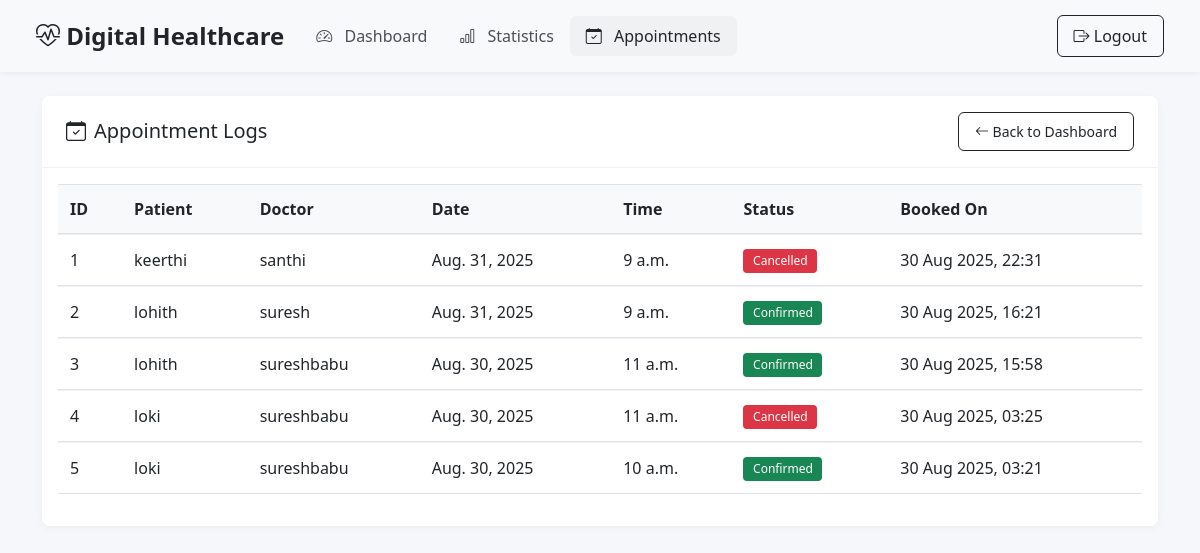
Screenshot of /admin-appointments/ with the database file from the repository.
### dhealth/models.py (models this page shows, shortened)
class Booking(models.Model):
    doc = models.ForeignKey(Profile, on_delete=models.CASCADE, related_name='d')
    pat = models.ForeignKey(Profile, on_delete=models.CASCADE, related_name='p')
    slot = models.ForeignKey(Slot, on_delete=models.CASCADE)
    created = models.DateTimeField(auto_now_add=True)
    status = models.CharField(max_length=20, default='confirmed')
    FEEDBACK_CHOICES = [(i, str(i)) for i in range(1, 6)]
    feedback_rating = models.PositiveSmallIntegerField(choices=FEEDBACK_CHOICES, null=True, blank=True)
    feedback_comment = models.TextField(blank=True)

class Profile(models.Model):
    user = models.OneToOneField(User, on_delete=models.CASCADE)
    is_doc = models.BooleanField(default=False)
    is_active = models.BooleanField(default=False)
    spec = models.CharField(max_length=100, blank=True)
    license = models.FileField(upload_to='docs/', blank=True)
    address = models.TextField(blank=True)

class Slot(models.Model):
    doc = models.ForeignKey(Profile, on_delete=models.CASCADE)
    date = models.DateField()
    time = models.TimeField()
    created = models.DateTimeField(auto_now_add=True)

### dhealth/views.py (the view)
# urls.py: path('admin-appointments/', views.appointment_logs, name='admin_appointments'),
def appointment_logs(request):
    all_bookings = Booking.objects.all().order_by('-created')
    return render(request, 'admin_appointment_logs.html', {'bookings': all_bookings})

### templates/admin_appointment_logs.html (shortened to what this page needs)
<!DOCTYPE html>
<html>
<head>
    <link href="https://cdn.jsdelivr.net/npm/bootstrap@5.3.0/dist/css/bootstrap.min.css" rel="stylesheet">
    <link rel="stylesheet" href="https://cdn.jsdelivr.net/npm/bootstrap-icons@1.8.1/font/bootstrap-icons.css">
</head>
<body>
    <nav class="navbar navbar-expand-lg">
        <div class="container-fluid">
            <a class="navbar-brand" href="#">
                <i class="bi bi-heart-pulse"></i> Digital Healthcare
            </a>
            <div class="collapse navbar-collapse" id="navbarNav">
                <ul class="navbar-nav me-auto">
                    <li class="nav-item">
                        <a class="nav-link" href="{% url 'adpanel' %}">
                            <i class="bi bi-speedometer2"></i> Dashboard
                        </a>
                    </li>
                    <li class="nav-item">
                        <a class="nav-link" href="{% url 'adminstats' %}">
                            <i class="bi bi-bar-chart"></i> Statistics
                        </a>
                    </li>
                    <li class="nav-item">
                        <a class="nav-link active" href="{% url 'admin_appointments' %}">
                            <i class="bi bi-calendar-check"></i> Appointments
                        </a>
                    </li>
                </ul>
                <div class="d-flex">
                    <a href="{% url 'logout' %}" class="btn btn-outline-dark">
                        <i class="bi bi-box-arrow-right"></i> Logout
                    </a>
                </div>
            </div>
        </div>
    </nav>
    <div class="container">
        <div class="card">
            <div class="card-header d-flex justify-content-between align-items-center">
                <h5 class="mb-0"><i class="bi bi-calendar-check me-2"></i>Appointment Logs</h5>
                <a href="{% url 'adpanel' %}" class="btn btn-sm btn-outline-dark">
                    <i class="bi bi-arrow-left"></i> Back to Dashboard
                </a>
            </div>
            <div class="card-body">
                <div class="table-responsive">
                    <table class="table table-hover">
                        <thead>
                            <tr>
                                <th>ID</th>
                                <th>Patient</th>
                                <th>Doctor</th>
                                <th>Date</th>
                                <th>Time</th>
                                <th>Status</th>
                                <th>Booked On</th>
                            </tr>
                        </thead>
                        <tbody>
                            {% for b in bookings %}
                            <tr>
                                <td>{{ forloop.counter}}</td>
                                <td>{{ b.pat.user.username }}</td>
                                <td>{{ b.doc.user.username }}</td>
                                <td>{{ b.slot.date }}</td>
                                <td>{{ b.slot.time }}</td>
                                <td>
                                    <span class="badge {% if b.status == 'confirmed' %}bg-success{% elif b.status == 'cancelled' %}bg-danger{% else %}bg-secondary{% endif %}">
                                        {{ b.status|title }}
                                    </span>
                                </td>
                                <td>{{ b.created|date:"d M Y, H:i" }}</td>
                            </tr>
                            {% endfor %}
                        </tbody>
                    </table>
                </div>
            </div>
        </div>
    </div>
</body>
</html>

### templates/admin_appointment_logs.html (style rules this page uses)
:root { --primary: #212529; --secondary: #495057; --light: #f8f9fa; --card-radius: 8px; }
body { background-color: #f5f7fb; color: #495057; font-family: 'Segoe UI', Tahoma, Geneva, Verdana, sans-serif; }
.navbar { background: #f8f9fa; box-shadow: 0 2px 6px rgba(0, 0, 0, 0.05); padding: 0.8rem 1.5rem; margin-bottom: 1.5rem; }
.navbar-brand { font-weight: 700; font-size: 1.5rem; color: var(--primary) !important; }
.nav-link { color: var(--secondary) !important; font-weight: 500; padding: 0.5rem 1rem !important; border-radius: 6px; }
.nav-link:hover, .nav-link.active { color: var(--primary) !important; background: rgba(0, 0, 0, 0.03); }
.nav-link i { margin-right: 8px; }
.card { border: none; border-radius: var(--card-radius); box-shadow: 0 2px 8px rgba(0, 0, 0, 0.04); margin-bottom: 1.5rem; }
.card-header { background-color: white; border-bottom: 1px solid rgba(0, 0, 0, 0.05); padding: 1rem 1.5rem; font-weight: 600; border-radius: var(--card-radius) var(--card-radius) 0 0 !important; }
.table { border-collapse: separate; border-spacing: 0; width: 100%; }
.table th { background-color: #f8f9fa; padding: 0.75rem; font-weight: 600; color: var(--primary); border-top: 1px solid #dee2e6; }
.table td { padding: 0.75rem; vertical-align: middle; border-top: 1px solid #f1f3f7; }
.btn { border-radius: 6px; font-weight: 500; padding: 0.5rem 1rem; }
.badge { padding: 0.5em 0.8em; border-radius: 4px; font-weight: 500; }

### rows the page displays
Booking: pat.user.username "keerthi", doc.user.username "santhi", slot "Aug. 31, 2025", slot.time "9 a.m.", status "Cancelled", created "30 Aug 2025, 22:31"
Booking: pat.user.username "lohith", doc.user.username "suresh", slot "Aug. 31, 2025", slot.time "9 a.m.", status "Confirmed", created "30 Aug 2025, 16:21"
Booking: pat.user.username "lohith", doc.user.username "sureshbabu", slot "Aug. 30, 2025", slot.time "11 a.m.", status "Confirmed", created "30 Aug 2025, 15:58"
Booking: pat.user.username "loki", doc.user.username "sureshbabu", slot "Aug. 30, 2025", slot.time "11 a.m.", status "Cancelled", created "30 Aug 2025, 03:25"
Booking: pat.user.username "loki", doc.user.username "sureshbabu", slot "Aug. 30, 2025", slot.time "10 a.m.", status "Confirmed", created "30 Aug 2025, 03:21"
